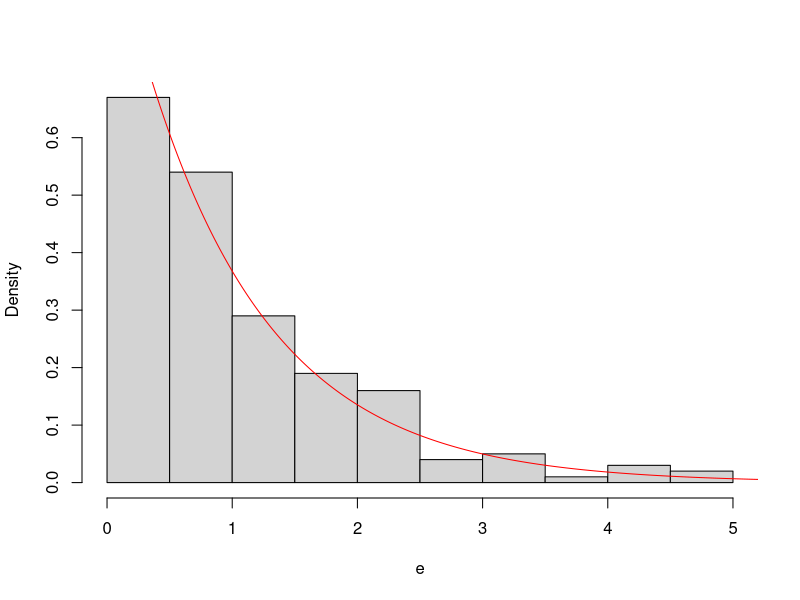
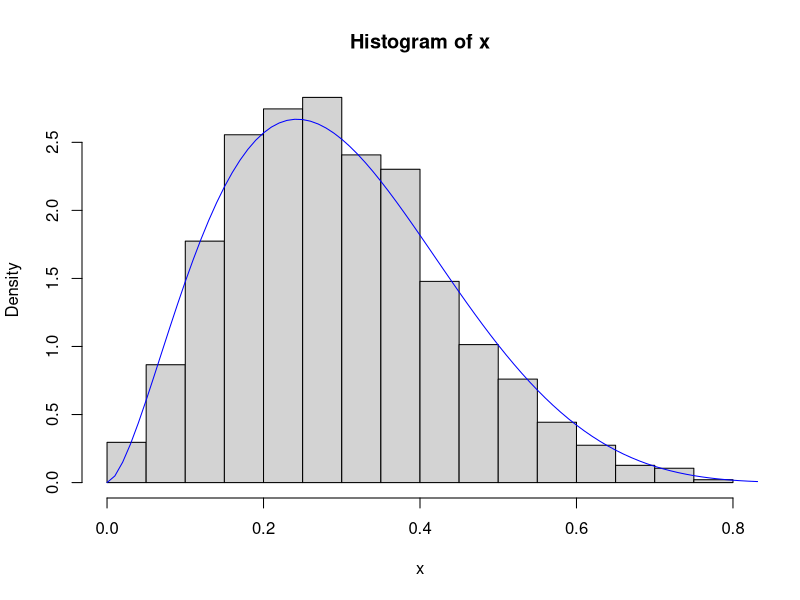
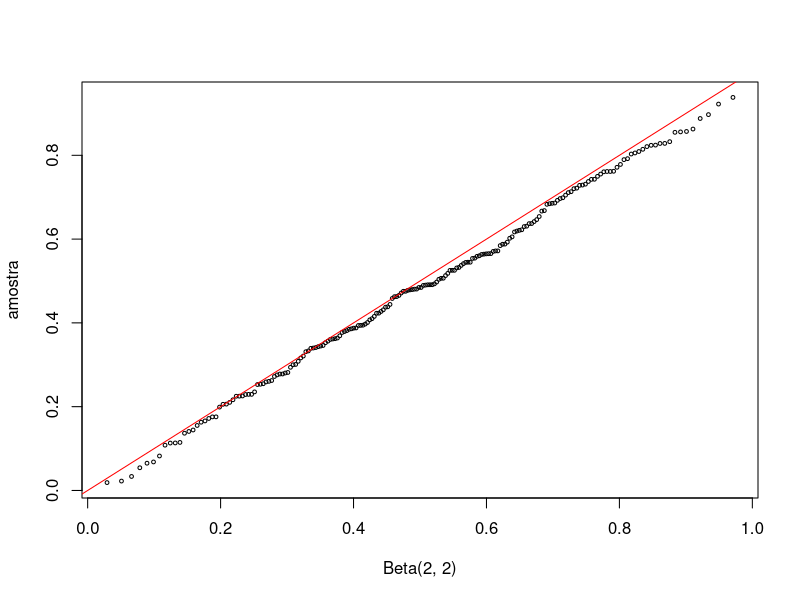
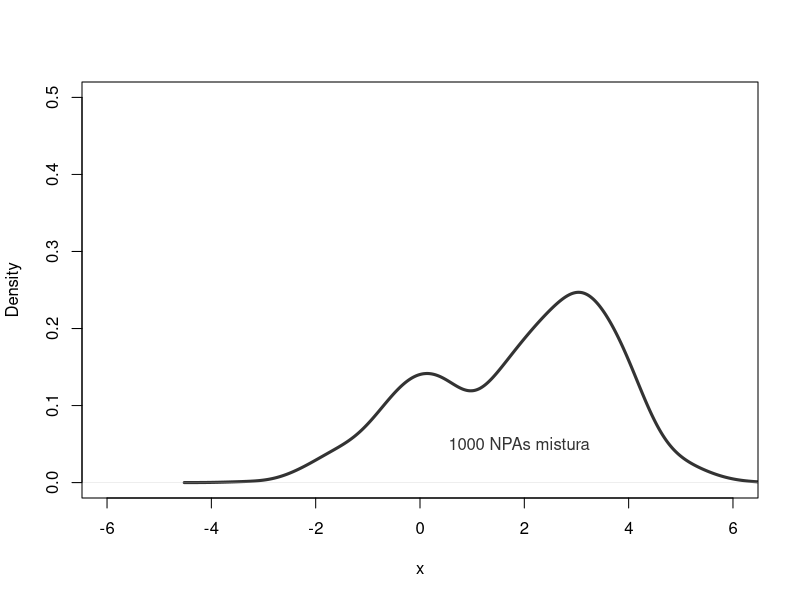
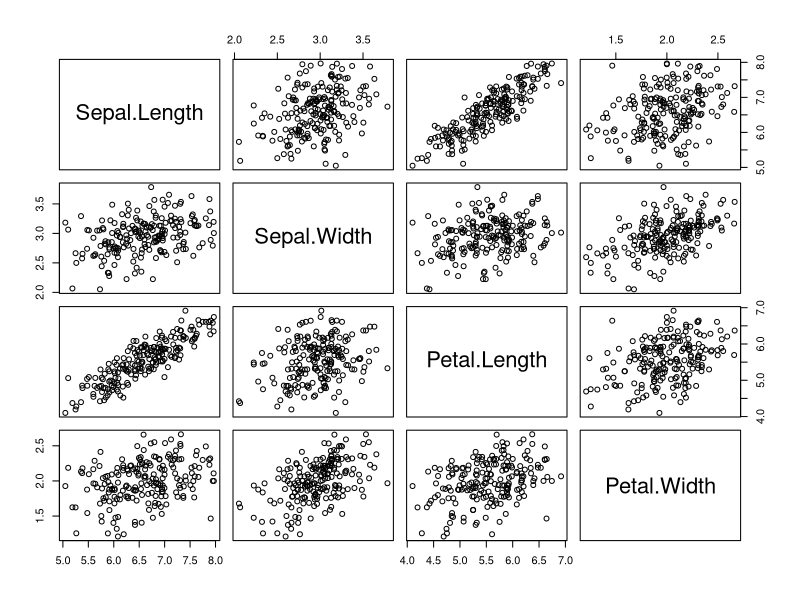

These charts were generated, in order, by the following R code:
## ---- chunk 1
lehmer_generator <- function(seed, a, m, n) {
  x <- numeric(n)
  x[1] <- seed
  for (i in 2:n) {
    x[i] <- (a * x[i - 1]) %% m
  }
  return(x)
}

# Parâmetros clássicos 
seed <- 12345
a <- 16807         # valor clássico (proposto por Park e Miller)
m <- 2^31 - 1      # primo grande
n <- 100

# Gerar números
valores <- lehmer_generator(seed, a, m, n)

# Normalizar para intervalo [0,1]
valores_normalizados <- valores / m

# Ver primeiros valores
head(valores_normalizados)
## ---- chunk 2
n <-200;lambda <- 1
u <- runif(n)
e <- -(log(1-u)/lambda) ## x <- -log(runif(n))/lambda
t <- seq(0,10,.01)
hist(e,probability = TRUE,main = "")
lines(t,lambda*exp(-lambda*(t)),col=c("red"))
## ---- chunk 3
n <- 1000
p <- c(.1, .2, .2, .2, .3)
cdf <- cumsum(p)
x <- numeric(n)
for (i in 1:n) x[i] <- sum(as.integer(runif(1) > cdf))
rbind(table(x) / n, p)

## usando a função sample
n <- 1000
p <- c(.1, .2, .2, .2, .3)
x <- sample(0:4, size=n, prob=p, replace=TRUE)
rbind(table(x) / n, p)
## ---- chunk 4
optimize(f=function(x){
  dbeta(x,2.7,6.3)},interval = c(0,1),maximum = T)$objective #M =2.7

Nsim <- 2500
alpha=2.7;beta=6.3
M <- 2.7
u <- runif(Nsim,max = M)
y <- runif(Nsim)
x <- y[u<dbeta(y,alpha,beta)]
w<-seq(0,1,.01)
hist(x,probability = TRUE)
lines(w,dbeta(w,alpha,beta),col=c("blue"))
## ---- chunk 5
n <- 200
a <- 2
b <- 2
u <- rgamma(n, shape=a, rate=1)
v <- rgamma(n, shape=b, rate=1)
x <- u / (u + v)
q <- qbeta(ppoints(n), a, b)
qqplot(q, x, cex=0.5, xlab="Beta(2, 2)", ylab="amostra")
abline(0, 1,col="red")
## ---- chunk 6
n <- 1000
mu<-c(0,3)
k <- sample(1:2, size=n, replace=TRUE, prob=c(1/3,2/3))
m <- mu[k] # vector dim=n (mu_k1,...,mu_kn), elementos mu[1]=0 ou mu[2]=3
x <- rnorm(n, m, 1)
#par(mfrow = c(2, 2))

# plot da densidade da mistura dos NPAs
plot(density(x),xlim=c(-6,6),ylim=c(0,.5),
lwd=3,xlab="x",main="",col="grey20")
text(1.9,0.05,"1000 NPAs mistura",col="grey20")
## ---- chunk 7
rmvn.Choleski <- function(n, mu, Sigma) {
# generate n random vectors from MVN(mu, Sigma)
# dimension is inferred from mu and Sigma
d <- length(mu)
Q <- chol(Sigma) # Choleski factorization of Sigma
Z <- matrix(rnorm(n*d), nrow=n, ncol=d)
X <- Z %*% Q + matrix(mu, n, d, byrow=TRUE)
X
}
## ---- chunk 8
y <- subset(x=iris, Species=="virginica")[, 1:4]
mu <- colMeans(y)
mu
Sigma <- cov(y)
Sigma

#now generate MVN data with this mean and covariance
X <- rmvn.Choleski(200, mu, Sigma)
pairs(X)
## ---- chunk 9
g       <- function(x) log(x)/(1+x)
h       <-  function(x) ((x+1)*(1+1/x-log(x)))/(3+4/x+1/x^2-2*log(x)) 

my.newton = function(x0,g,h,tolerance=1e-3,max.iter=50) {
  x = x0
  iterations = 0
  made.changes = TRUE
  while(made.changes & (iterations < max.iter)) {
    x.old <- x
    iterations <- iterations +1
    made.changes <- FALSE
    x.new = x + h(x)
    relative.change = abs(x.new - x.old)/abs(x.old) 
    made.changes = (relative.change > tolerance)
    x = x.new
  }
  if (made.changes) {
    warning("Newton’s method terminated before convergence")
  }
  return(list(value=x,value=g(x),
              iterations=iterations,converged=!made.changes))
}


my.newton(x0=3,g=g,h=h,tolerance=1e-3,max.iter=50) 
## ---- chunk 10
a=170;n=300;theta=168 #-- verdadeiro theta --#
x <-rnorm(n,theta,1)
y <- x[x<a]
m <-length(y)
ybar <-mean(y)
sd <-sd(y)
ybar
sd
m

## Algoritmo EM
i=1
nonstop <- TRUE
theta[i] <- rnorm(1,mean=ybar,sd=sd(y))
cat("theta[",i,"]=",theta[i],"\n")

while (nonstop){
    theta[i+1] <- m*ybar/n+((n-m)/n)*(theta[i]+dnorm(a-theta[i])/(1-pnorm(a-theta[i])))
    i=i+1
    cat("theta[",i,"]=",theta[i],"\n")
    nonstop=(abs(theta[i]-theta[i-1])>10^(-5))
}
cat("# de iterações",i)
cat("theta^",theta[i],"\n")
